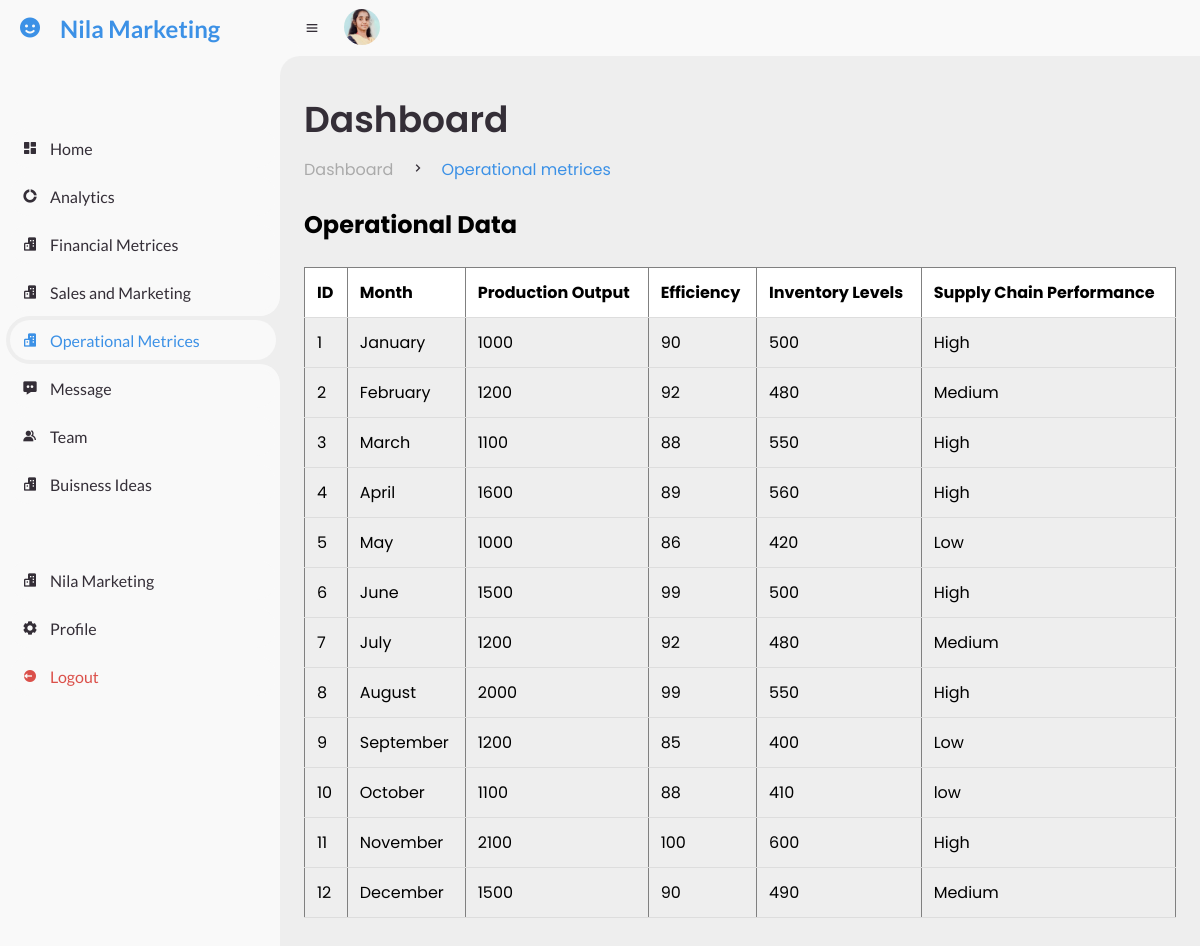
Page /operational.php on the committed database.
### tables this page shows
CREATE TABLE `operational_data` (
  `id` int(11) NOT NULL,
  `month` varchar(20) NOT NULL,
  `production_output` int(11) NOT NULL,
  `efficiency` int(11) NOT NULL,
  `inventory_levels` int(11) NOT NULL,
  `supply_chain_performance` varchar(20) NOT NULL
);

### operational.php (the view, shortened to what this page needs)
<?php
$servername = "localhost";
$username = "root";
$password = "";
$dbname = "ceo_dashboard";
$conn = new mysqli($servername, $username, $password, $dbname);
function displayOperationalData($conn) {
    $sql = "SELECT id, month, production_output, efficiency, inventory_levels, supply_chain_performance FROM operational_data";
    $result = $conn->query($sql);
    if ($result->num_rows > 0) {
        echo "<table border='1'>
            <thead>
                <tr>
                    <th>ID</th>
                    <th>Month</th>
                    <th>Production Output</th>
                    <th>Efficiency</th>
                    <th>Inventory Levels</th>
                    <th>Supply Chain Performance</th>
                </tr>
            </thead>
            <tbody>";
        while ($row = $result->fetch_assoc()) {
            echo "<tr>
                    <td>{$row['id']}</td>
                    <td>{$row['month']}</td>
                    <td>{$row['production_output']}</td>
                    <td>{$row['efficiency']}</td>
                    <td>{$row['inventory_levels']}</td>
                    <td>{$row['supply_chain_performance']}</td>
                </tr>";
        }
        echo "</tbody></table>";
    } else {
        echo "No records found";
    }
}
?>
<!DOCTYPE html>
<html lang="en">
<head>
  <link rel="stylesheet" href="team.css">
<link href='https://unpkg.com/boxicons@2.0.9/css/boxicons.min.css' rel='stylesheet'>
	<link rel="stylesheet" href="style.css">
</head>
<body>
	<section id="sidebar">
		<a href="ecom/index.php" class="brand">
			<i class='bx bxs-smile'></i>
			<span class="text">Nila Marketing</span>
		</a>
		<ul class="side-menu top">
			<li>
				<a href="dashboard.php">
					<i class='bx bxs-dashboard' ></i>
					<span class="text">Home</span>
				</a>
			</li>
			<li>
				<a href="analystics.html">
					<i class='bx bxs-doughnut-chart' ></i>
					<span class="text">Analytics</span>
				</a>
			</li>
<li>
				<a href="sales.php">
					<i class='bx bxs-buildings' ></i>
					<span class="text">Financial Metrices</span>
				</a>
			</li>
<li>
				<a href="marketing.php">
					<i class='bx bxs-buildings' ></i>
					<span class="text">Sales and Marketing</span>
				</a>
			</li>
		<li class="active">
				<a href="operational.php">
					<i class='bx bxs-buildings' ></i>
					<span class="text">Operational Metrices</span>
				</a>
			</li>
			<li>
				<a href="email.html">
					<i class='bx bxs-message-dots' ></i>
					<span class="text">Message</span>
				</a>
			</li>
			<li>
				<a href="team.html">
					<i class='bx bxs-group' ></i>
					<span class="text">Team</span>
				</a>
			</li>
<li>
				<a href="Buisness.html">
					<i class='bx bxs-buildings' ></i>
					<span class="text">Buisness Ideas</span>
				</a>
			</li>
		</ul>
		<ul class="side-menu">
<li>
				<a href="ecom/index.php">
					<i class='bx bxs-buildings' ></i>
					<span class="text">Nila Marketing</span>
				</a>
			</li>
			<li>
				<a href="setting.html">
					<i class='bx bxs-cog' ></i>
					<span class="text">Profile</span>
				</a>
			</li>
			<li>
				<a href="logout.php" class="logout">
					<i class='bx bxs-log-out-circle' ></i>
					<span class="text">Logout</span>
				</a>
			</li>
		</ul>
	</section>
<section id="content">
		<nav>
			<i class='bx bx-menu' ></i>
			<a href="setting.html" class="profile">
				<img src="profile.jpg">
			</a>
		</nav>
<main>
			<div class="head-title">
				<div class="left">
					<h1>Dashboard</h1>
					<ul class="breadcrumb">
						<li>
							<a href="dashboard.html">Dashboard</a>
						</li>
						<li><i class='bx bx-chevron-right' ></i></li>
						<li>
							<a class="active" href="team.html">Operational metrices</a>
						</li>
					</ul>
				</div>
			</div>
<br>
<h2>Operational Data</h2>
<br>
<div>
            <?php displayOperationalData($conn); ?>
        </div>
</body>
</html>

### team.css (style rules this page uses)
body { margin:0; font-family: Candara, sans-serif; background-color: #f4f4f4; }
table { width: 100%; border-collapse: collapse; }
th, td { padding: 12px; text-align: left; border-bottom: 1px solid #ddd; }
th { background-color: white; }

### style.css (style rules this page uses)
* { margin: 0; padding: 0; box-sizing: border-box; }
a { text-decoration: none; }
li { list-style: none; }
:root { --poppins: 'Poppins', sans-serif; --lato: 'Lato', sans-serif; --light: #F9F9F9; --blue: #3C91E6; --light-blue: #CFE8FF; --grey: #eee; --dark-grey: #AAAAAA; --dark: #342E37; --red: #DB504A; --yellow: #FFCE26; --light-yellow: #FFF2C6; --orange: #FD7238; --light-orange: #FFE0D3; }
html { overflow-x: hidden; }
body { background: var(--grey); overflow-x: hidden; }
#sidebar { position: fixed; top: 0; left: 0; width: 280px; height: 100%; background: var(--light); z-index: 2000; font-family: var(--lato); transition: .3s ease; overflow-x: hidden; scrollbar-width: 30px; }
#sidebar .brand { font-size: 24px; font-weight: 700; height: 56px; display: flex; align-items: center; color: var(--blue); position: sticky; top: 0; left: 0; background: var(--light); z-index: 500; padding-bottom: 20px; box-sizing: content-box; }
#sidebar .brand .bx { min-width: 60px; display: flex; justify-content: center; }
#sidebar .side-menu { width: 100%; margin-top: 48px; }
#sidebar .side-menu li { height: 48px; background: transparent; margin-left: 6px; border-radius: 48px 0 0 48px; padding: 4px; }
#sidebar .side-menu li.active { background: var(--grey); position: relative; }
#sidebar .side-menu li.active::before { content: ''; position: absolute; width: 40px; height: 40px; border-radius: 50%; top: -40px; right: 0; box-shadow: 20px 20px 0 var(--grey); z-index: -1; }
#sidebar .side-menu li.active::after { content: ''; position: absolute; width: 40px; height: 40px; border-radius: 50%; bottom: -40px; right: 0; box-shadow: 20px -20px 0 var(--grey); z-index: -1; }
#sidebar .side-menu li a { width: 100%; height: 100%; background: var(--light); display: flex; align-items: center; border-radius: 48px; font-size: 16px; color: var(--dark); white-space: nowrap; overflow-x: hidden; }
#sidebar .side-menu.top li.active a { color: var(--blue); }
#sidebar .side-menu li a.logout { color: var(--red); }
#sidebar .side-menu li a .bx { min-width: calc(60px - ((4px + 6px) * 2)); display: flex; justify-content: center; }
#content { position: relative; width: calc(100% - 280px); left: 280px; transition: .3s ease; }
#content nav { height: 56px; background: var(--light); padding: 0 24px; display: flex; align-items: center; grid-gap: 24px; font-family: var(--lato); position: sticky; top: 0; left: 0; z-index: 1000; }
#content nav::before { content: ''; position: absolute; width: 40px; height: 40px; bottom: -40px; left: 0; border-radius: 50%; box-shadow: -20px -20px 0 var(--light); }
#content nav a { color: var(--dark); }
#content nav .bx.bx-menu { cursor: pointer; color: var(--dark); }
#content nav .profile img { width: 36px; height: 36px; object-fit: cover; border-radius: 50%; }
#content main { width: 100%; padding: 36px 24px; font-family: var(--poppins); max-height: calc(100vh - 56px); overflow-y: auto; }
#content main .head-title { display: flex; align-items: center; justify-content: space-between; grid-gap: 16px; flex-wrap: wrap; }
#content main .head-title .left h1 { font-size: 36px; font-weight: 600; margin-bottom: 10px; color: var(--dark); }
#content main .head-title .left .breadcrumb { display: flex; align-items: center; grid-gap: 16px; }
#content main .head-title .left .breadcrumb li { color: var(--dark); }
#content main .head-title .left .breadcrumb li a { color: var(--dark-grey); pointer-events: none; }
#content main .head-title .left .breadcrumb li a.active { color: var(--blue); pointer-events: unset; }

### rows in the picture
operational_data: id "1", month "January", production_output "1000", efficiency "90", inventory_levels "500", supply_chain_performance "High"
operational_data: id "2", month "February", production_output "1200", efficiency "92", inventory_levels "480", supply_chain_performance "Medium"
operational_data: id "3", month "March", production_output "1100", efficiency "88", inventory_levels "550", supply_chain_performance "High"
operational_data: id "4", month "April", production_output "1600", efficiency "89", inventory_levels "560", supply_chain_performance "High"
operational_data: id "5", month "May", production_output "1000", efficiency "86", inventory_levels "420", supply_chain_performance "Low"
operational_data: id "6", month "June", production_output "1500", efficiency "99", inventory_levels "500", supply_chain_performance "High"
operational_data: id "7", month "July", production_output "1200", efficiency "92", inventory_levels "480", supply_chain_performance "Medium"
operational_data: id "8", month "August", production_output "2000", efficiency "99", inventory_levels "550", supply_chain_performance "High"
operational_data: id "9", month "September", production_output "1200", efficiency "85", inventory_levels "400", supply_chain_performance "Low"
operational_data: id "10", month "October", production_output "1100", efficiency "88", inventory_levels "410", supply_chain_performance "low"
operational_data: id "11", month "November", production_output "2100", efficiency "100", inventory_levels "600", supply_chain_performance "High"
operational_data: id "12", month "December", production_output "1500", efficiency "90", inventory_levels "490", supply_chain_performance "Medium"
